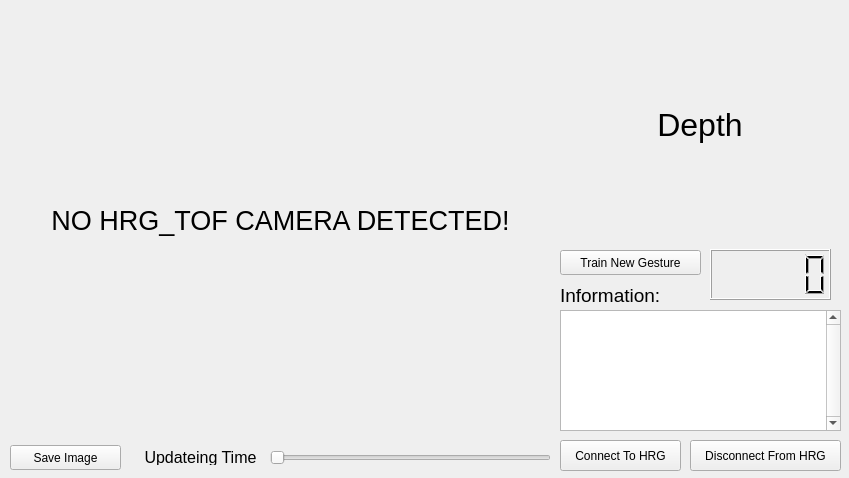
<?xml version="1.0" encoding="UTF-8"?>
<ui version="4.0">
 <class>Widget</class>
 <widget class="QWidget" name="Widget">
  <property name="geometry">
   <rect>
    <x>0</x>
    <y>0</y>
    <width>849</width>
    <height>478</height>
   </rect>
  </property>
  <property name="windowTitle">
   <string>Widget</string>
  </property>
  <widget class="QSlider" name="horizonFPS">
   <property name="geometry">
    <rect>
     <x>270</x>
     <y>447</y>
     <width>281</width>
     <height>21</height>
    </rect>
   </property>
   <property name="orientation">
    <enum>Qt::Horizontal</enum>
   </property>
  </widget>
  <widget class="QLabel" name="labelView">
   <property name="geometry">
    <rect>
     <x>10</x>
     <y>10</y>
     <width>541</width>
     <height>421</height>
    </rect>
   </property>
   <property name="font">
    <font>
     <pointsize>11</pointsize>
    </font>
   </property>
   <property name="text">
    <string>&lt;html&gt;&lt;head/&gt;&lt;body&gt;&lt;p align=&quot;center&quot;&gt;&lt;span style=&quot; font-size:20pt;&quot;&gt;NO HRG_TOF CAMERA DETECTED!&lt;/span&gt;&lt;/p&gt;&lt;/body&gt;&lt;/html&gt;</string>
   </property>
  </widget>
  <widget class="QLabel" name="labelFPS">
   <property name="geometry">
    <rect>
     <x>140</x>
     <y>448</y>
     <width>121</width>
     <height>17</height>
    </rect>
   </property>
   <property name="text">
    <string>&lt;html&gt;&lt;head/&gt;&lt;body&gt;&lt;p&gt;&lt;span style=&quot; font-size:12pt;&quot;&gt;Updateing Time&lt;/span&gt;&lt;/p&gt;&lt;/body&gt;&lt;/html&gt;</string>
   </property>
   <property name="alignment">
    <set>Qt::AlignCenter</set>
   </property>
  </widget>
  <widget class="QPushButton" name="buttonConnect">
   <property name="geometry">
    <rect>
     <x>560</x>
     <y>440</y>
     <width>121</width>
     <height>31</height>
    </rect>
   </property>
   <property name="text">
    <string>Connect To HRG</string>
   </property>
  </widget>
  <widget class="QTextEdit" name="textInfo">
   <property name="geometry">
    <rect>
     <x>560</x>
     <y>310</y>
     <width>281</width>
     <height>121</height>
    </rect>
   </property>
   <property name="verticalScrollBarPolicy">
    <enum>Qt::ScrollBarAlwaysOn</enum>
   </property>
   <property name="sizeAdjustPolicy">
    <enum>QAbstractScrollArea::AdjustToContents</enum>
   </property>
  </widget>
  <widget class="QLabel" name="labelInformation">
   <property name="geometry">
    <rect>
     <x>560</x>
     <y>280</y>
     <width>131</width>
     <height>31</height>
    </rect>
   </property>
   <property name="text">
    <string>&lt;html&gt;&lt;head/&gt;&lt;body&gt;&lt;p&gt;&lt;span style=&quot; font-size:14pt;&quot;&gt;Information:&lt;/span&gt;&lt;/p&gt;&lt;/body&gt;&lt;/html&gt;</string>
   </property>
   <property name="alignment">
    <set>Qt::AlignLeading|Qt::AlignLeft|Qt::AlignVCenter</set>
   </property>
  </widget>
  <widget class="QPushButton" name="buttonDisconnect">
   <property name="geometry">
    <rect>
     <x>690</x>
     <y>440</y>
     <width>151</width>
     <height>31</height>
    </rect>
   </property>
   <property name="text">
    <string>Disconnect From HRG</string>
   </property>
  </widget>
  <widget class="QPushButton" name="buttonSave">
   <property name="geometry">
    <rect>
     <x>10</x>
     <y>445</y>
     <width>111</width>
     <height>25</height>
    </rect>
   </property>
   <property name="text">
    <string>Save Image</string>
   </property>
  </widget>
  <widget class="QLCDNumber" name="lcdPredict">
   <property name="geometry">
    <rect>
     <x>710</x>
     <y>249</y>
     <width>121</width>
     <height>51</height>
    </rect>
   </property>
   <property name="font">
    <font>
     <pointsize>33</pointsize>
    </font>
   </property>
   <property name="lineWidth">
    <number>1</number>
   </property>
   <property name="midLineWidth">
    <number>0</number>
   </property>
   <property name="intValue" stdset="0">
    <number>0</number>
   </property>
  </widget>
  <widget class="QPushButton" name="buttonTrain">
   <property name="geometry">
    <rect>
     <x>560</x>
     <y>250</y>
     <width>141</width>
     <height>25</height>
    </rect>
   </property>
   <property name="text">
    <string>Train New Gesture</string>
   </property>
  </widget>
  <widget class="QLabel" name="labelDepth">
   <property name="geometry">
    <rect>
     <x>560</x>
     <y>10</y>
     <width>280</width>
     <height>231</height>
    </rect>
   </property>
   <property name="font">
    <font>
     <pointsize>11</pointsize>
    </font>
   </property>
   <property name="text">
    <string>&lt;html&gt;&lt;head/&gt;&lt;body&gt;&lt;p align=&quot;center&quot;&gt;&lt;span style=&quot; font-size:24pt;&quot;&gt;Depth&lt;/span&gt;&lt;/p&gt;&lt;/body&gt;&lt;/html&gt;</string>
   </property>
  </widget>
 </widget>
 <layoutdefault spacing="6" margin="11"/>
 <resources/>
 <connections/>
</ui>
